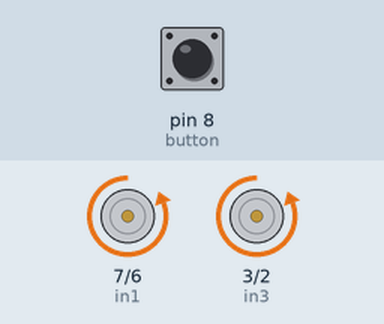
This sketch was run on a simulated Arduino Uno, built with avr-gcc and run on an emulated ATmega328P. Parts: motor-driver pin pairs drawn as motors (green arrow = first pin HIGH = forward, orange = second pin HIGH = backward, longer = more drive, scaled by the enable pin). The test bench sets the inputs (shaded band); at power-on: pin 8 (button) HIGH.

Above: at 1.2 s.
1.3 s: pin 8 (button) pulled LOW for 0.15 s
At 2.6 s:
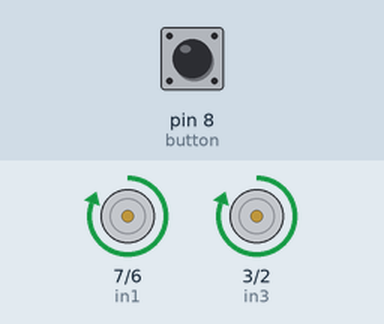
2.9 s: pin 8 (button) pulled LOW for 3.2 s
At 3.06 s:
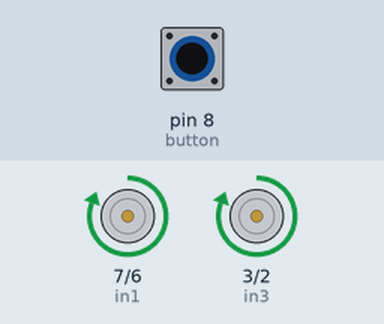
Timing chart, 0 to 7.6 s (numbered marks = the images above; inputs shaded):
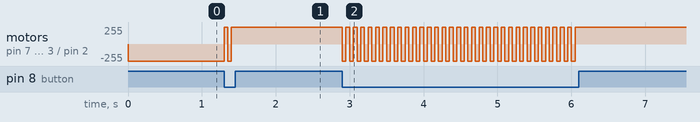

The sketch:

Task_1_2_DC_motors.ino
```cpp
#define in4 2
#define in3 3
#define en2 4
#define en1 5
#define in2 6
#define in1 7
#define button 8

int rotationDirection = 0;

void setup() {
  //set the mode of the pins
  pinMode(in4, OUTPUT);
  pinMode(in3, OUTPUT);
  pinMode(en2, OUTPUT);
  pinMode(en1, OUTPUT);
  pinMode(in2, OUTPUT);
  pinMode(in1, OUTPUT);
  pinMode(button, INPUT_PULLUP);
  analogWrite(en1, 255);
  analogWrite(en2, 255);
  //set motor 1 initial direction
  digitalWrite(in1, LOW);
  digitalWrite(in2, HIGH);
  //set motor 2 initial direction
  digitalWrite(in3, LOW);
  digitalWrite(in4, HIGH);
}

void loop() {
  if (digitalRead(button) == 0){
    if ( rotationDirection == 0) {
      //motor 1 direction
      digitalWrite(in1, HIGH);
      digitalWrite(in2, LOW);
      //motor 2 direction
      digitalWrite(in3, HIGH);
      digitalWrite(in4, LOW);

      rotationDirection = 1;
      delay(50);
    }

    else if (rotationDirection == 1) {
      //motor 1 direction
      digitalWrite(in1, LOW);
      digitalWrite(in2, HIGH);
      //motor 2 direction
      digitalWrite(in3, LOW);
      digitalWrite(in4, HIGH);

      rotationDirection = 0;
      delay(50);
    }
  }
}
```

Measured:
- after the input at 1.3 s, motor on pin 7 (in1) / pin 6 (in2), motor on pin 3 (in3) / pin 2 (in4): backward 255/255 → forward 255/255 at once
- after the input at 2.9 s, motor on pin 7 (in1) / pin 6 (in2), motor on pin 3 (in3) / pin 2 (in4): alternates forward 255/255 for 0.05 s and backward 255/255 for 0.05 s, 64 changes in all, then stays forward 255/255, starting at once
